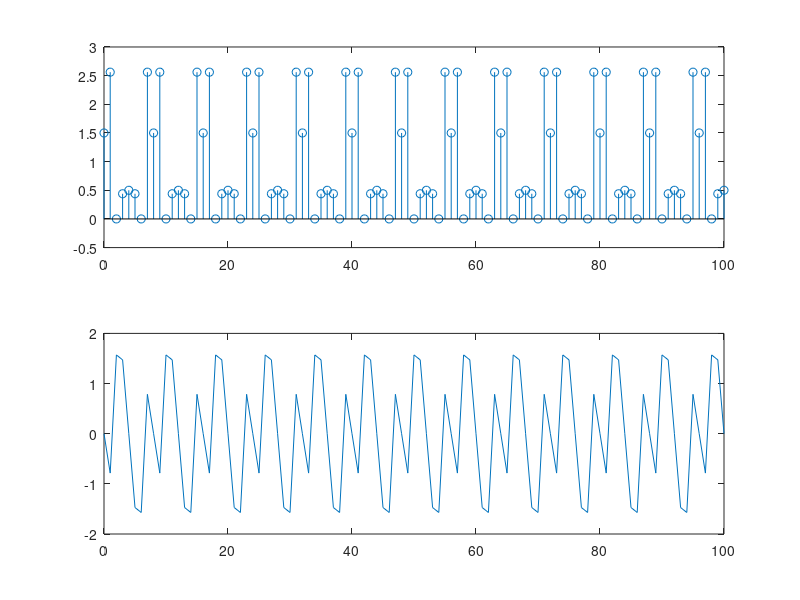
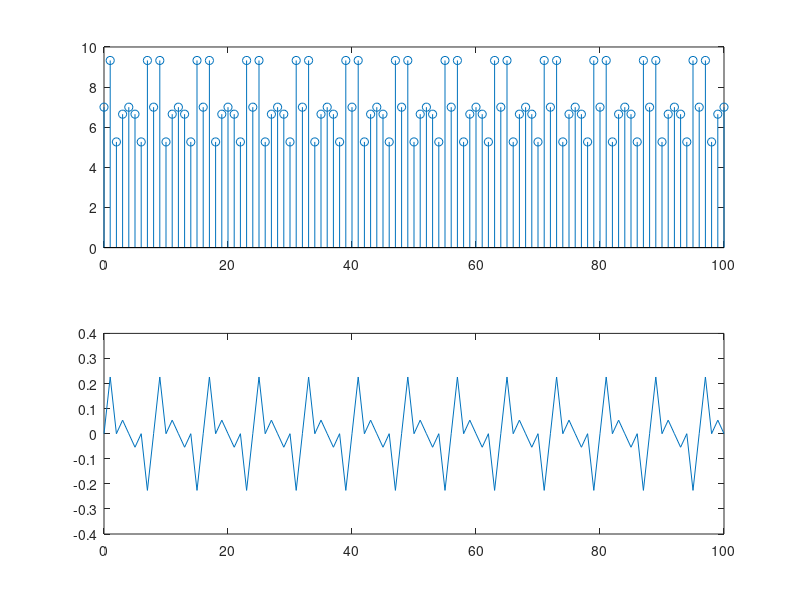
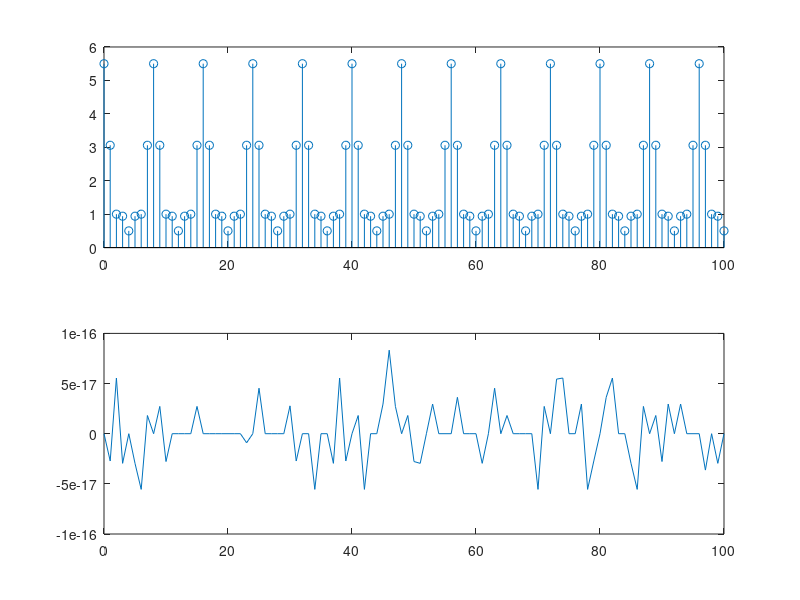

Source code (MATLAB) for these figures, in order:
##Ejercicio 4.7 tratamiento digital de la señal

clear all;

N=8;
n=0:1:100;

##DEFINIMOS LAS SEÑALES A PARTIR DE SUS COEFICIENTES

%%Señal apartado a

xna=[];
for i=0:1:100
  vec=[];
  for k=0:1:N-1
    value=(cos(pi*k/3)+sin(3*pi*k/4))*e^(j*2*pi*k*i/N);
    vec = [vec value];
  endfor
xna = [xna sum(vec)];
endfor
figure;
subplot(2,1,1);
stem(n,xna);
subplot(2,1,2);
plot(n,angle(xna));

%%Señal apartado b

n=0:1:100;
xnb=[];
for i=0:1:100
  vec=[];
  for k=0:1:N-2
    value=(sin(pi*k/3))*e^(j*2*pi*k*i/N);
    vec = [vec value];
  endfor
  vec = [vec 7];
xnb = [xnb sum(vec)];
endfor
figure;
subplot(2,1,1);
stem(n,abs(xnb));
subplot(2,1,2);
plot(n,angle(xnb));

%%Señal apartado c

xnc=[];
ck=[1/4,1/2,1,2,1,1/2,1/4];
for i=0:1:100
  idx=1;
  vec=[];
  for k=-3:1:3
    value=ck(idx)*e^(j*2*pi*k*i/N);
    vec = [vec value];
    idx=idx+1;
  endfor 
xnc=[xnc sum(vec)];
endfor
figure;
subplot(2,1,1);
stem(n,xnc);
subplot(2,1,2);
plot(n,angle(xnc));


